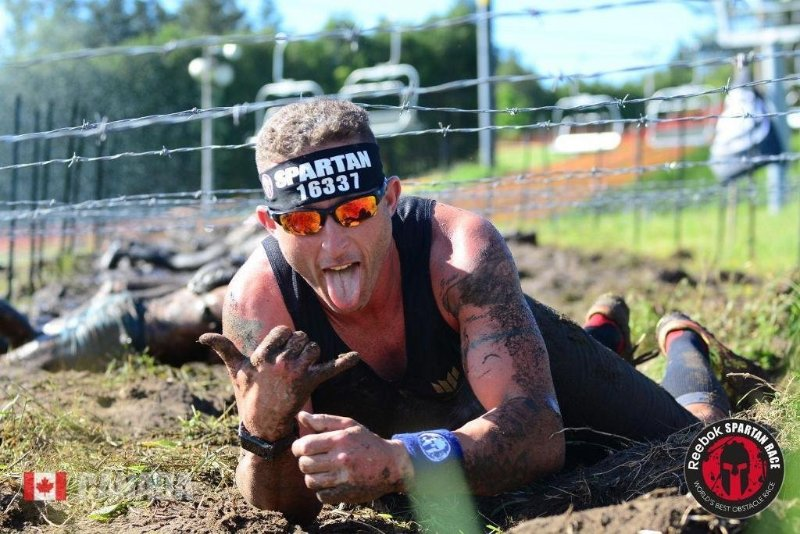
#> input picture content/photos/52989546463.jpg, 800 x 534 px
$ python -i verify_hero_depth.py   (imports and definitions only)
#> lines starting #> are read from the running program, lines starting #| are printed output that depends on the picture
"""Check the real hero canvas, responsive framing, motion, and still-photo fallbacks."""
import argparse
import io
import json
from pathlib import Path

from PIL import Image, ImageChops, ImageStat
from playwright.sync_api import sync_playwright


def pixels(data):
    return Image.open(io.BytesIO(data)).convert("RGB")


def check_photo(data):
    image = pixels(data)
    # Inspect the photo above the copy, not text that could conceal a blank canvas.
    top = image.crop((0, 0, image.width, int(image.height * 0.4)))
    stats = ImageStat.Stat(top)
    assert sum(stats.mean) / 3 > 45, stats.mean
    assert sum(stats.stddev) / 3 > 20, stats.stddev
    assert top.getcolors(2048) is None, "Photo contains too few colors"
    for x in (0, image.width - 12):
        edge = top.crop((x, 0, x + 12, top.height))
        assert sum(ImageStat.Stat(edge).mean) / 3 > 15, "Uncovered canvas edge"


# [179 lines left out: functions still_photo, ready, verify, not called in this run]


# [6 lines not run here, left out]

>>> import cv2
>>> picture = cv2.imread('../content/photos/52989546463.jpg', cv2.IMREAD_GRAYSCALE)
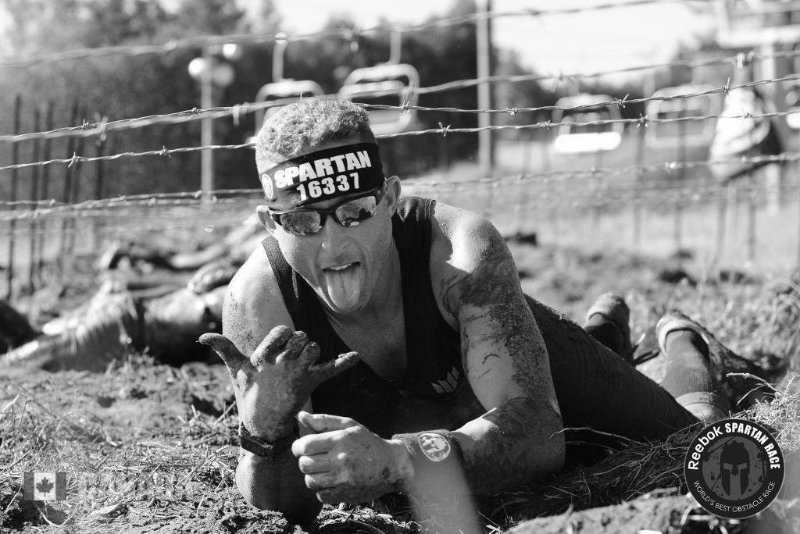
#> picture: shape (534, 800); min 0, max 255, mean 123.9
#> (the run stopped early here; a loop or call above may not have finished)

$ run again, on content/photos/53896043251.jpg
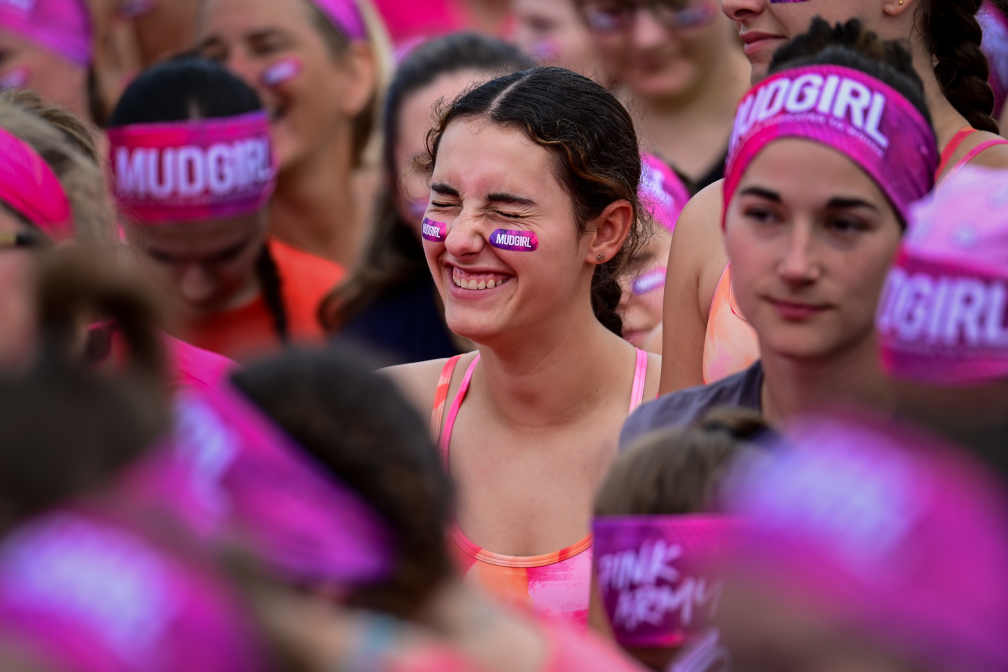
#> input picture content/photos/53896043251.jpg, 3024 x 2016 px (shown at 1/3 size)
#> `picture = cv2.imread('../content/photos/52989546463.jpg', cv2.IMREAD_G..`:
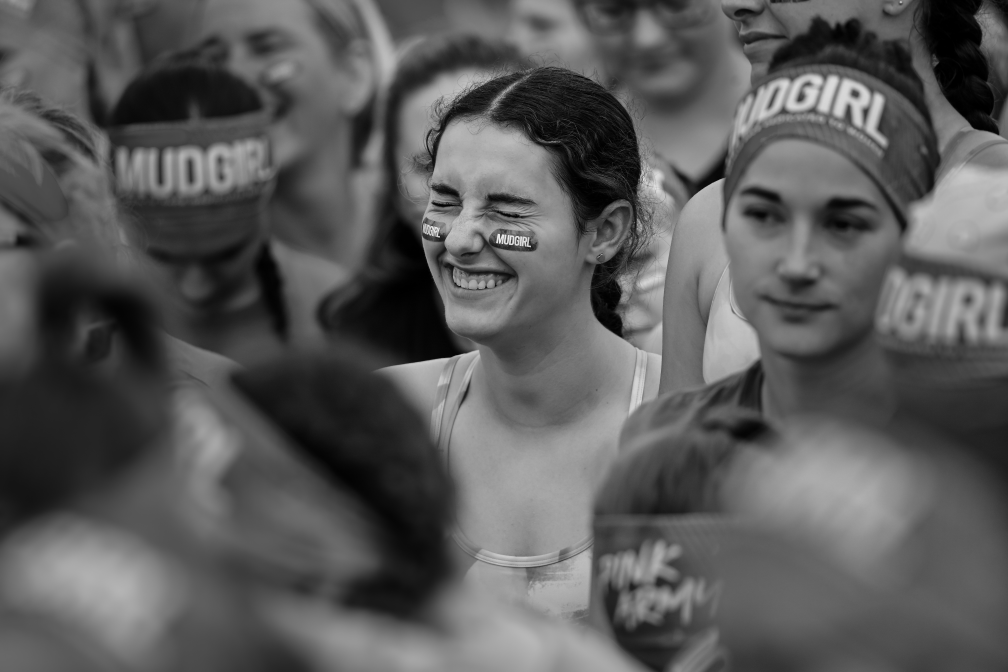
#> picture: shape (2016, 3024) (shown at 1/3 size); min 0, max 249, mean 90

$ run again, on content/photos/53898217217.jpg
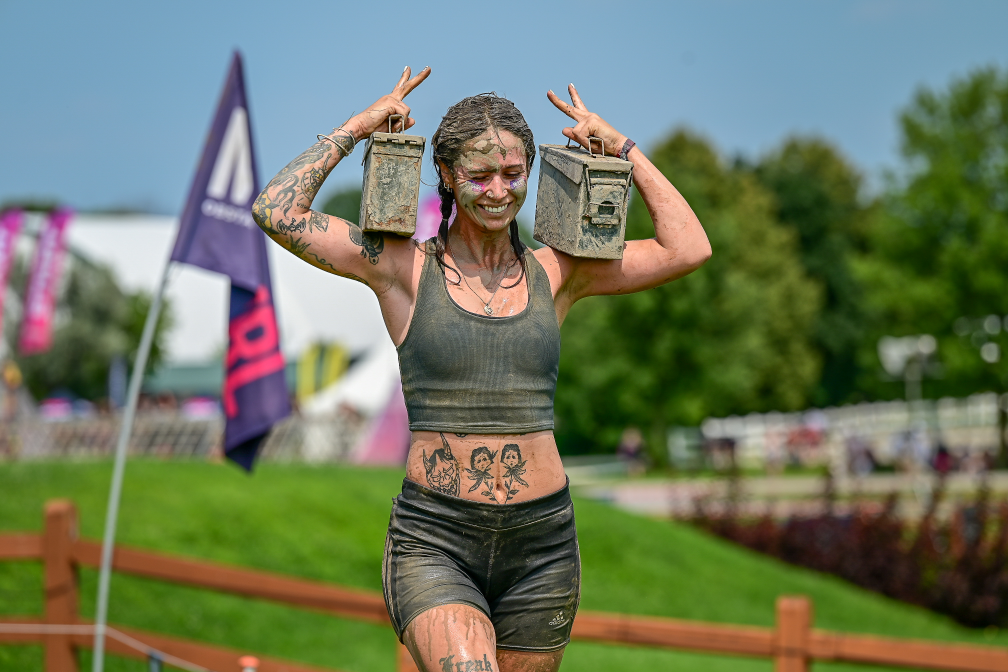
#> input picture content/photos/53898217217.jpg, 3024 x 2016 px (shown at 1/3 size)
#> `picture = cv2.imread('../content/photos/52989546463.jpg', cv2.IMREAD_G..`:
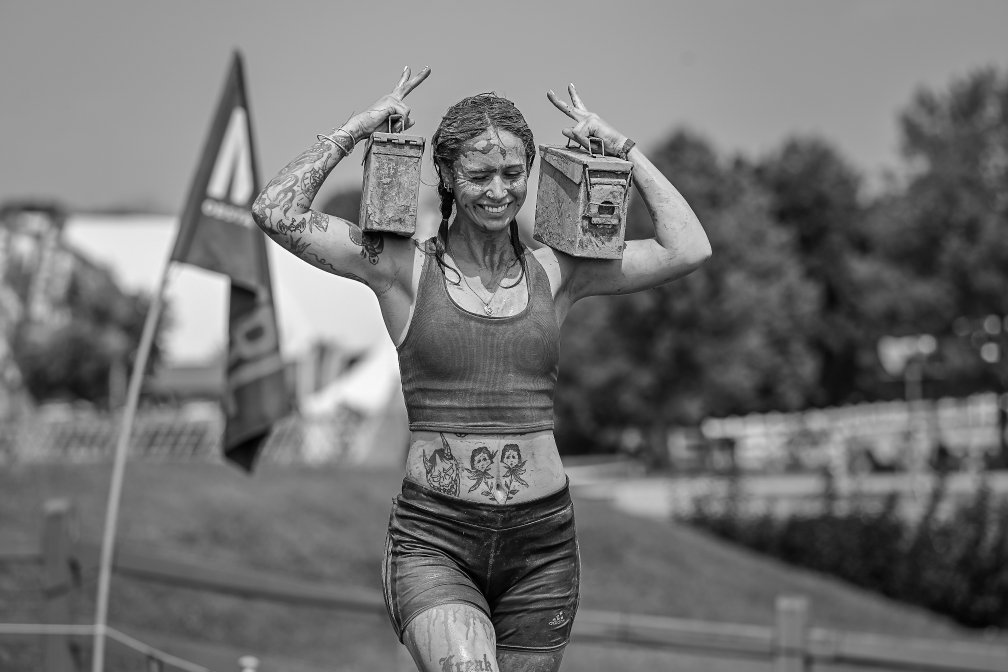
#> picture: shape (2016, 3024) (shown at 1/3 size); min 0, max 255, mean 115.2

$ run again, on content/photos/53983057187.jpg
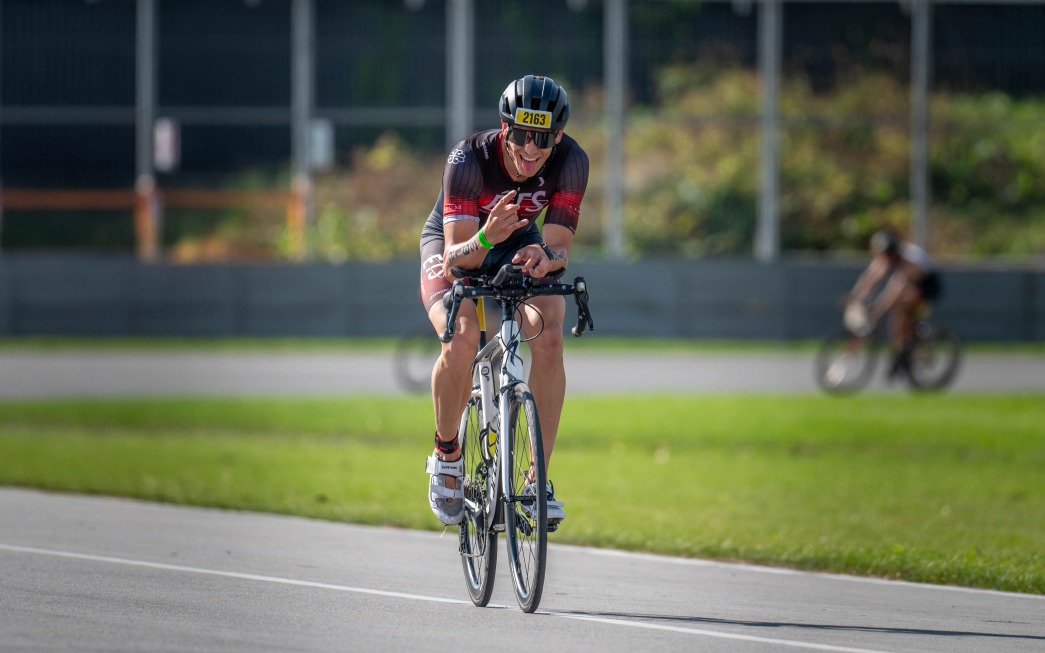
#> input picture content/photos/53983057187.jpg, 5224 x 3265 px (shown at 1/5 size)
#> `picture = cv2.imread('../content/photos/52989546463.jpg', cv2.IMREAD_G..`:
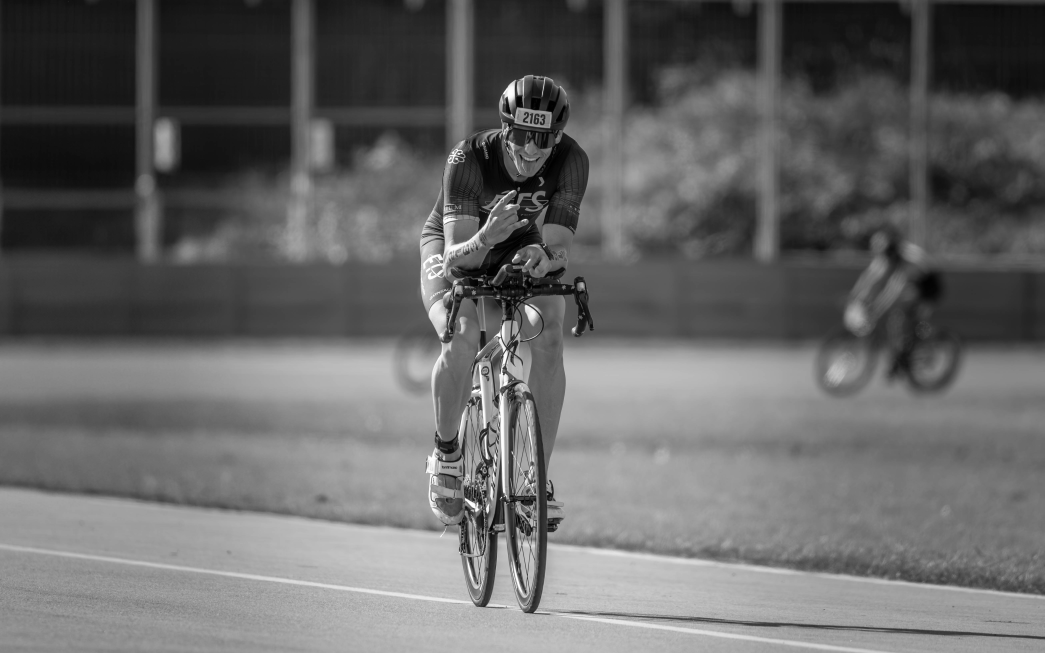
#> picture: shape (3265, 5224) (shown at 1/5 size); min 0, max 255, mean 102.6
